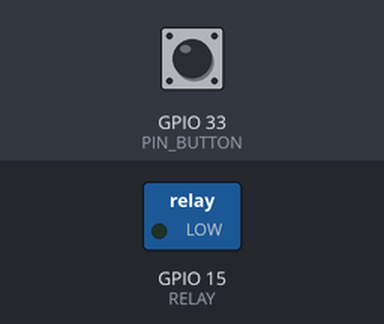
This sketch was run on a simulated ESP32. Parts: switched loads named in the sketch (green lamp = pin HIGH). The inputs (shaded band) are chosen by the test bench; at power-on: GPIO 33 (PIN_BUTTON) LOW.

Above: at 1.2 s.
1.3 s: GPIO 33 (PIN_BUTTON) pulled HIGH for 0.15 s
At 2.2 s:
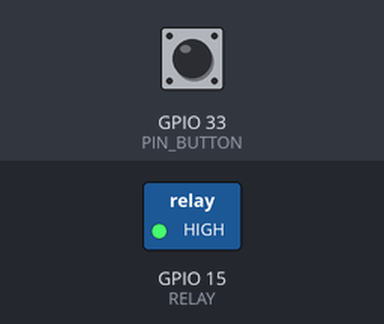
2.9 s: GPIO 33 (PIN_BUTTON) pulled HIGH for 1 s
At 3.4 s:
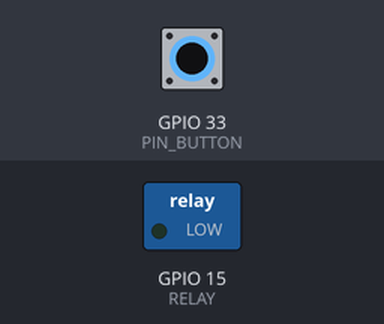
5.4 s: GPIO 33 (PIN_BUTTON) pulled HIGH for 3.2 s
At 6.6 s:
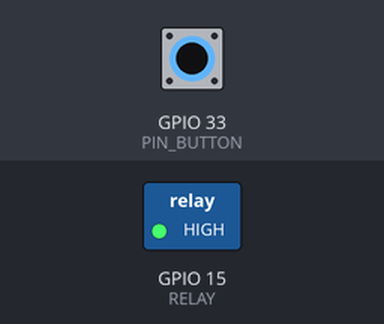
Timing chart, 0 to 8.4 s (numbered marks = the images above; inputs shaded):
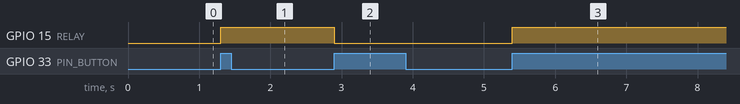

Measured:
- after the input at 1.3 s, GPIO 15 (RELAY): LOW → HIGH at once
- after the input at 2.9 s, GPIO 15 (RELAY): HIGH → LOW at once
- after the input at 5.4 s, GPIO 15 (RELAY): LOW → HIGH at once

The sketch:

relay.ino
```cpp
#define RELAY 15
#define PIN_BUTTON 33

bool relay_status = 0;

//debouncing
unsigned long lastDebounceTime = 0;
unsigned long debounceDelay = 300; //delay para debouncing en ms

//Al presionar un botón, cambia el color del led
void IRAM_ATTR isr_button(){
  if ((millis() - lastDebounceTime) > debounceDelay){
     relay_status = !relay_status;
     lastDebounceTime = millis();
  }
}

void setup() {
  //Boton de interrupción
  pinMode(PIN_BUTTON, INPUT);
  attachInterrupt(PIN_BUTTON, isr_button, RISING);

  //Relay
  pinMode(RELAY,OUTPUT);

  Serial.begin(115200);
}

void loop() {
  if(relay_status){digitalWrite(RELAY,HIGH);}
  else{digitalWrite(RELAY,LOW);}
}
```
